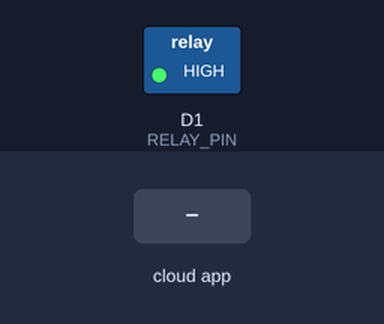
A sketch run on a simulated ESP8266 (NodeMCU). Parts: switched loads named in the sketch (green lamp = pin HIGH). The test bench sets the inputs (shaded band). WiFi joins after 1.5 s; servers stay silent unless stated; what the sketch prints to the serial monitor is not drawn.

Above: at 2.7 s.
2.8 s: the phone or cloud app sets YOUR_DEVICE_ID to 1
At 3.5 s:
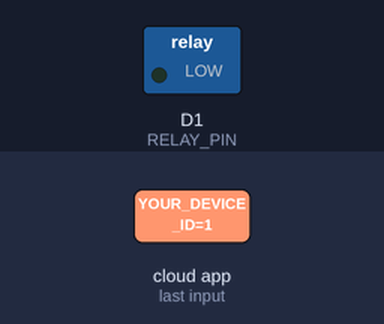
4.3 s: the phone or cloud app sets YOUR_DEVICE_ID to 0
At 4.7 s:
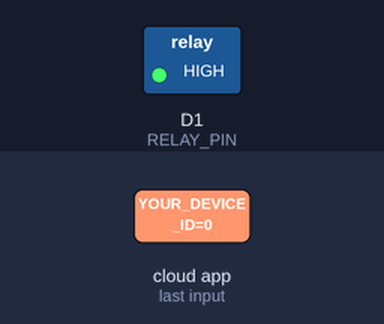
Timing chart, 0 to 7.3 s (numbered marks = the images above; inputs shaded):
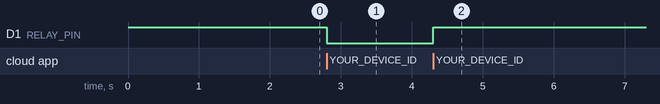

Measured:
- after the input at 2.8 s, D1 (RELAY_PIN): HIGH → LOW at once
- after the input at 4.3 s, D1 (RELAY_PIN): LOW → HIGH at once

The sketch:

voice-based-home-automation.ino
```cpp
#include <ESP8266WiFi.h>
#include <SinricPro.h>
#include <SinricProSwitch.h>

#define WIFI_SSID "YOUR_WIFI"
#define WIFI_PASS "YOUR_PASSWORD"

#define APP_KEY "YOUR_APP_KEY"
#define APP_SECRET "YOUR_APP_SECRET"

#define DEVICE_ID "YOUR_DEVICE_ID"

#define RELAY_PIN D1

bool onPowerState(const String &deviceId, bool &state) {
  digitalWrite(RELAY_PIN, state ? LOW : HIGH);
  Serial.println(state ? "ON" : "OFF");
  return true;
}

void setup() {
  Serial.begin(115200);
  pinMode(RELAY_PIN, OUTPUT);
  digitalWrite(RELAY_PIN, HIGH);

  WiFi.begin(WIFI_SSID, WIFI_PASS);
  while (WiFi.status() != WL_CONNECTED) {
    delay(500);
    Serial.print(".");
  }
  Serial.println("WiFi Connected");

  SinricProSwitch &mySwitch = SinricPro[DEVICE_ID];
  mySwitch.onPowerState(onPowerState);

  SinricPro.begin(APP_KEY, APP_SECRET);
}

void loop() {
  SinricPro.handle();
}
```
